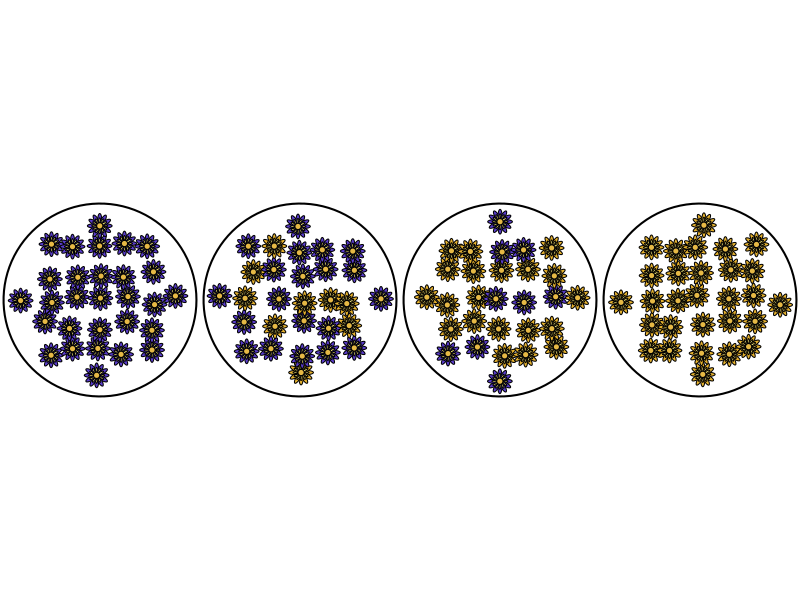
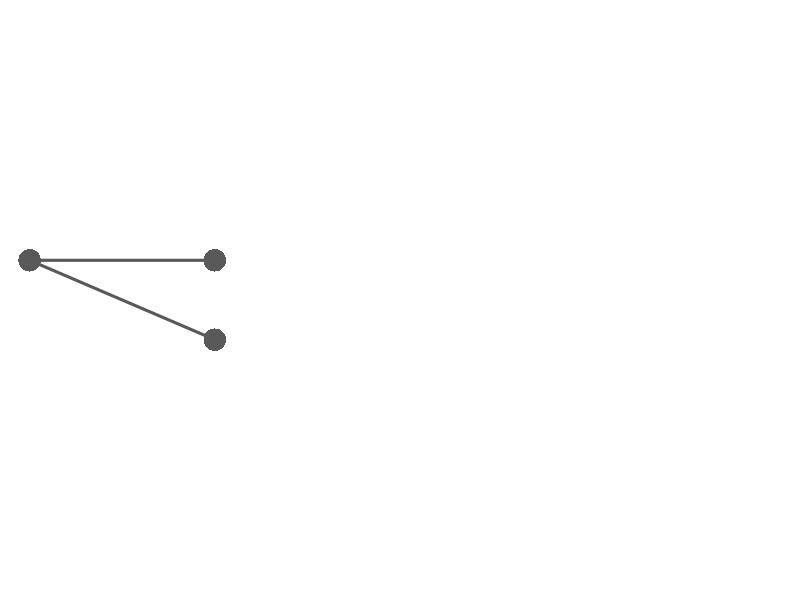
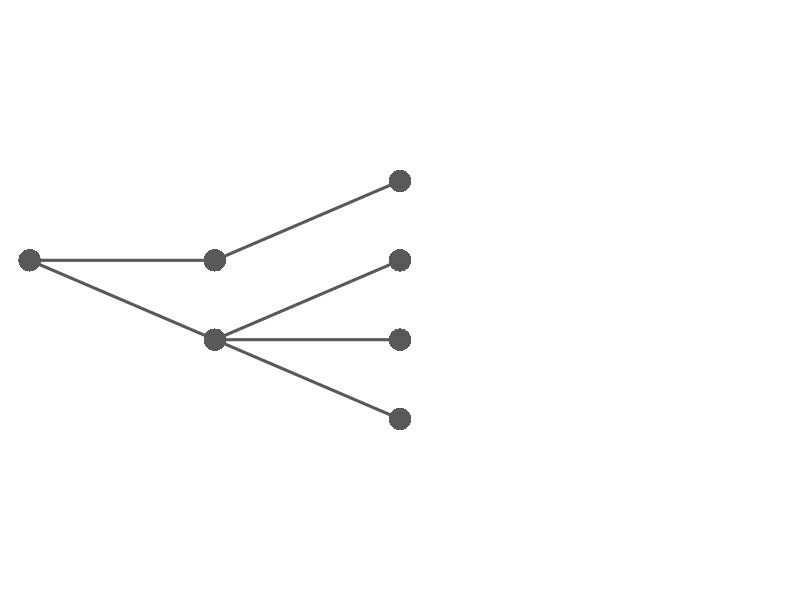
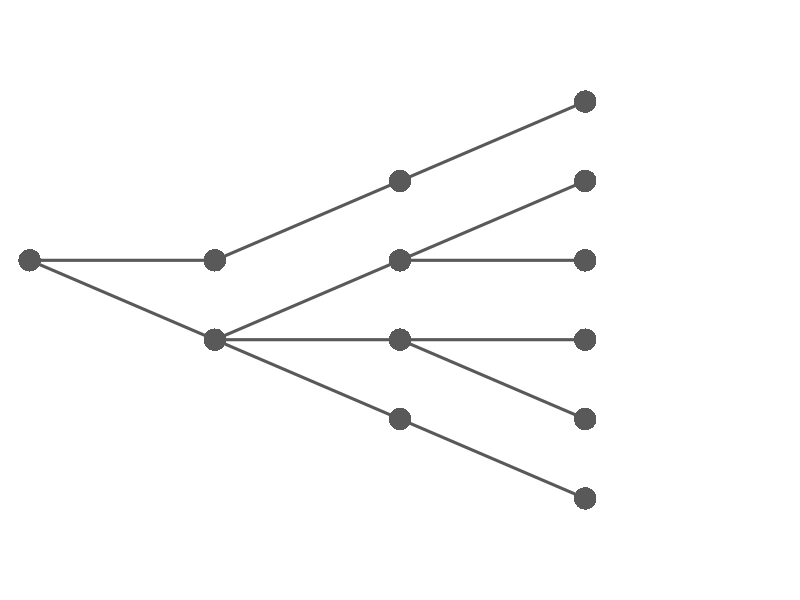
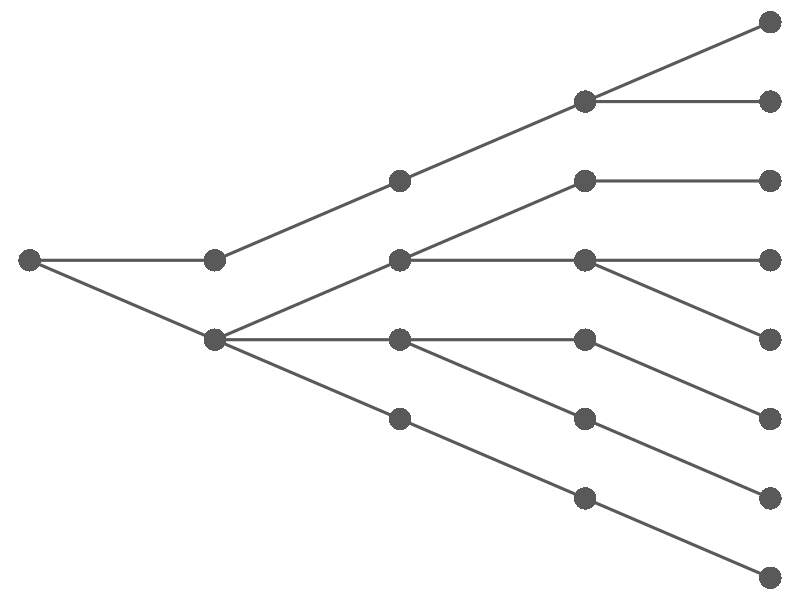
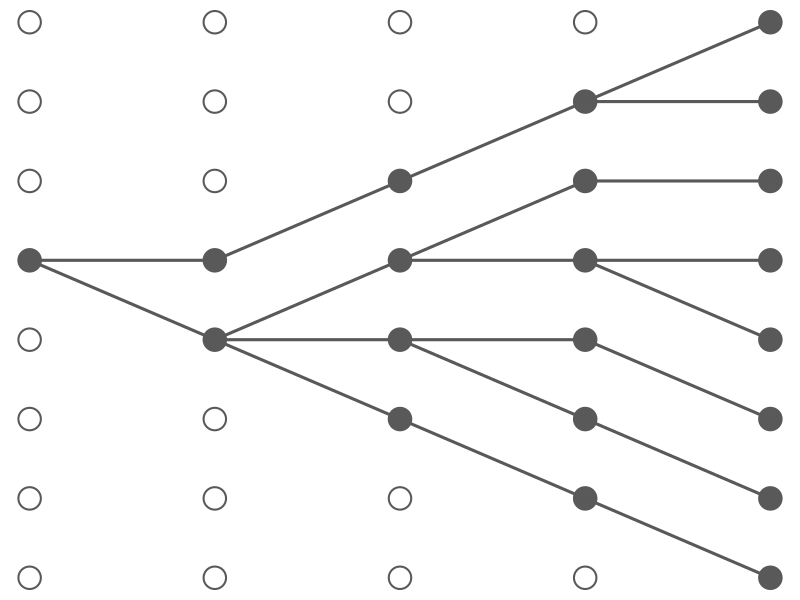
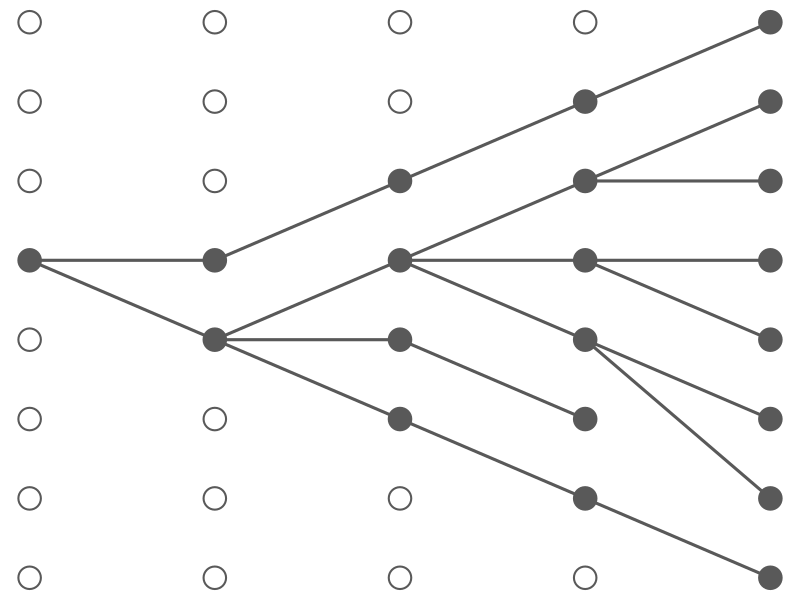
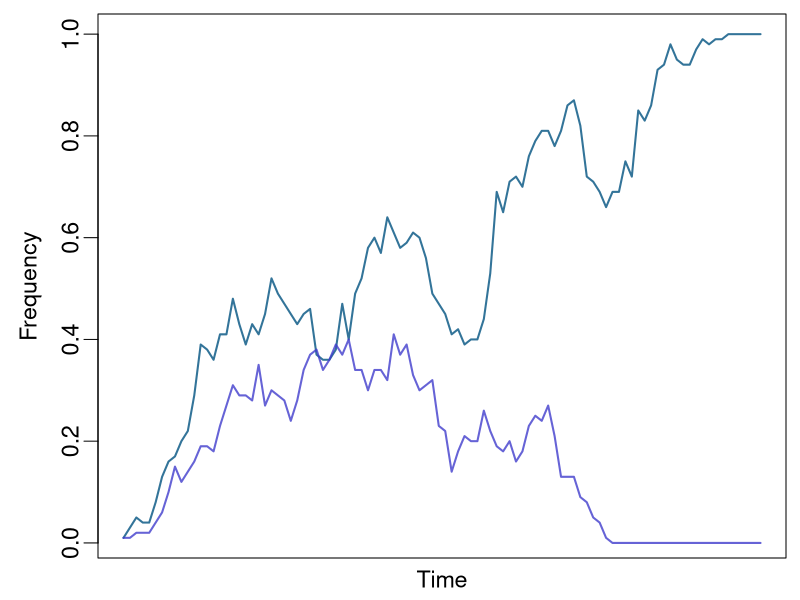

These charts were generated, in order, by the following R code:
# flower change through time ----

rtat <- function(xy, x0, y0, theta) {
    r <- matrix(c(cos(theta), sin(theta), -sin(theta), cos(theta)), 
                nrow = 2)
    xy[, 1] <- xy[, 1] - x0
    xy[, 2] <- xy[, 2] - y0
    
    o <- xy %*% r
    o[, 1] <- o[, 1] + x0
    o[, 2] <- o[, 2] + y0
    
    return(o)
}

flwr <- function(x0, y0, r0, r1, col = 'blue') {
    s <- seq(0, 2 * pi, length.out = 50)
    
    p1 <- cbind(x0 + r1 + r1 * cos(s), y0 + 0.65 * r0 * sin(s))
    p2 <- cbind(x0 + 0.65 * r1 + 0.65 * r1 * cos(s), y0 + 0.5 * 0.65 * r0 * sin(s))
    np <- 12 + 1
    for(i in seq(0, 2 * pi, length.out = np)[-np]) {
        polygon(rtat(p1, x0, y0, i), col = col, lwd = 1)
        polygon(rtat(p2, x0, y0, i), col = hsv(0.15, 0.5, 1))
    }
    
    polygon(x0 + r0 * cos(s), y0 + r0 * sin(s), col = hsv(0.12, 0.7, 0.9), lwd = 1)
    
}


x0y0 <- function(n, lim) {
    r <- diff(lim) / 2
    prop <- pi * r^2 / (2 * r)^2
    print(prop)
    n <- ceiling(sqrt(n / prop))
    
    xiyi <- expand.grid(seq(lim[1], lim[2], length.out = n), seq(lim[1], lim[2], length.out = n))
    d <- sqrt(xiyi[, 1]^2 + xiyi[, 2]^2)
    
    return(as.matrix(xiyi[d <= r, ]))
}

pop <- function(n, cols, probs) {
    xy <- jitter(x0y0(n, c(-10, 10)))
    
    par(mar = rep(0, 4))
    plot(1, xlim = c(-12, 12), ylim = c(-12, 12), asp = 1, type = 'n', axes = FALSE)
    
    for(i in 1:nrow(xy)) {
        flwr(xy[i, 1], xy[i, 2], 0.4, 0.8, cols[sample(1:2, 1, prob = probs)])
    }
}

pdf('evol-thr/fig_pop-change.pdf', width = 16, height = 4)
layout(matrix(1:4, nrow = 1))
for(i in c(0, 0.25, 0.75, 1)) {
    pop(30, hsv(c(0.7, 0.12), c(0.7, 0.8), c(0.8, 0.9)), c(1 - i, i))
    s <- seq(0, 2 * pi, length.out = 100)
    lines(12.5 * cos(s), 12.5 * sin(s), lwd = 2)
}
dev.off()


# coalescence ----

xy <- expand.grid(1:5, 1:8)
n <- c(8, 6, 4, 2, 1)

e <- list(matrix(c(8, 7, 
                   7, 7, 
                   6, 6, 
                   5, 5, 
                   4, 5,
                   3, 4,
                   2, 3,
                   1, 2), byrow = TRUE, ncol = 2), 
          matrix(c(7, 6, 
                   6, 5, 
                   5, 5, 
                   4, 4, 
                   3, 4, 
                   2, 3), byrow = TRUE, ncol = 2), 
          matrix(c(6, 5, 
                   5, 4, 
                   4, 4, 
                   3, 4), byrow = TRUE, ncol = 2), 
          matrix(c(5, 5, 
                   4, 5), byrow = TRUE, ncol = 2))


coal <- function(ngen, xy, edges, bgcol = 'gray35') {
    par(mar = rep(0, 4), cex = 3, lwd = 2)
    plot(xy, col = bgcol, axes = FALSE)
    points(1, 5, pch = 16, col = 'gray35')
    
    if(ngen < 5) {
        for(i in 4:ngen) {
            x <- 5 - i + 1
            j <- (8 - n[i]) / 2
            y <- (1 + ceiling(j)):(8 - floor(j))
            
            segments(x, edges[[i]][, 1], x - 1, edges[[i]][, 2], col = 'gray35', lwd = 3)
            points(rep(x, length(y)), y, pch = 16, col = 'gray35')
        }
    }
}

for(k in 5:1) {
    pdf(sprintf('evol-thr/fig_coal%s.pdf', 6 - k), width = 6, height = 4)
    coal(k, xy, e, bgcol = 'transparent')
    dev.off()
}

pdf('evol-thr/fig_coal_K.pdf', width = 6, height = 4)
coal(1, xy, e, bgcol = 'gray35')
dev.off()


# coal with selection

eSelect <- e
eSelect[[1]][2, ] <- c(7, 6)
eSelect[[1]][6, ] <- c(3, 4)
eSelect[[1]][7, ] <- c(2, 4)
eSelect[[2]][4, ] <- c(4, 5)

pdf('evol-thr/fig_coal-select.pdf', width = 6, height = 4)
coal(1, xy, eSelect)
dev.off()


# drift and selection time series ----

wfDrift <- function(f0, N, tgen, s = 0) {
    ff <- rep(0, tgen)
    ff[1] <- f0
    
    if(s == 0) {
        p <- function(f) f / N
    } else {
        p <- function(f) {
            o <- f * s / N 
            if(o > 1) o <- 1
            
            return(o)
        }
    }
    for(i in 2:tgen) {
        ff[i] <- rbinom(1, N, p(ff[i - 1]))
    }
    
    return(ff / N)
}


# drift

B <- 1000
set.seed(1)
foo <- replicate(B, wfDrift(1, 100, 100))

pdf('evol-thr/fig_drift-timeseries.pdf', width = 6, height = 4)
par(mar = c(1, 3, 0, 0) + 0.5, mgp = c(2, 0.5, 0), cex = 1.4)
plot(foo[, which(foo[100, ] == 1)[1]], type = 'l', lwd = 2, 
     col = hsv(0.56, 1, 0.5, alpha = 0.8), 
     xlab = '', ylab = 'Frequency', xaxt = 'n')
mtext('Time', side = 1, line = 0.25, cex = 1.4)
points(foo[, which(colSums(foo > 0.4) > 0 & foo[100, ] == 0)[2]], type = 'l', lwd = 2,
       col = hsv(0.67, 0.7, 0.8, alpha = 0.8))
dev.off()


# selection

B <- 200
set.seed(2)
doo <- replicate(B, wfDrift(1, 100, 100, 1.08))

pdf('evol-thr/fig_selection-timeseries.pdf', width = 6, height = 4)
par(mar = c(1, 3, 0, 0) + 0.5, mgp = c(2, 0.5, 0), cex = 1.4)
plot(doo[, which.max(colSums(doo == 1))], type = 'l', lwd = 2, 
     col = hsv(0.02, 1, 0.5, alpha = 0.8), 
     xlab = '', ylab = 'Frequency', xaxt = 'n')
mtext('Time', side = 1, line = 0.25, cex = 1.4)
points(doo[, which.min(abs(colSums(doo == 1) - 30))], type = 'l', lwd = 2,
       col = hsv(0.1, 0.7, 0.8, alpha = 0.8))
dev.off()


# fitness landscape ----

